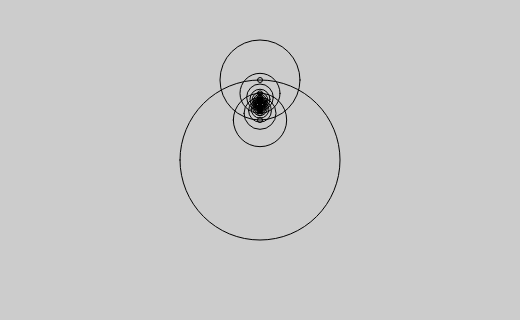
Frame 1 (no input)
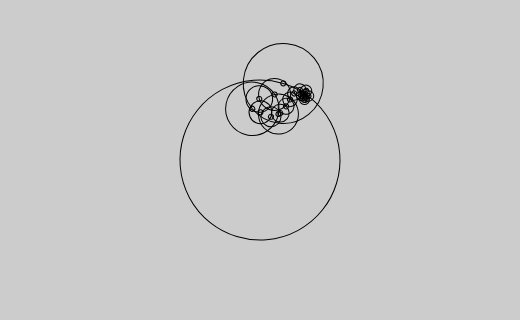
Frame 60 (no input)
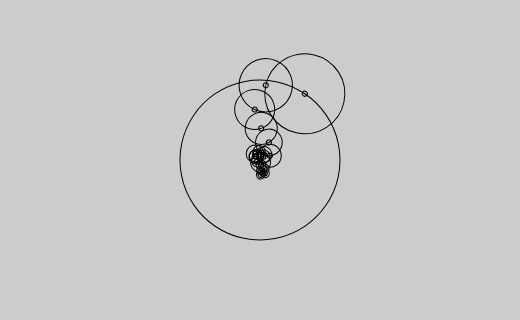
Frame 120 (the mouse pressed at the canvas centre since frame 60)

The p5.js sketch that drew these frames (run headless with seeded random() and noise() and a simulated clock; from frame 60 on, the mouse is pressed at the canvas centre):

// p5.js sketch
// ── sketch.js
let NUMSINES = 20; // cuántas partículas podemos hacer al mismo tiempo?
let sines = new Array(NUMSINES); // un arreglo para almacenar todos los ángulos actuales
let rad; // un valor de radio inicial para la sinusoide central
let i; // una variable contador

// juega con estos valores para entender lo que está pasando:
let fund = 0.005; // la velocidad de la sinusoide central
let ratio = 1; // ¿cuál es el multiplicador de velocidad por cada sinusoide adicional?
let alpha = 50; // cuán opaco es el sistema de trazado

let trace = false; // ¿estamos trazando?

function setup() {
  createCanvas(520, 320);

  rad = height / 4; // calcular radio del círculo central
  background(204); // limpiar la pantalla

  for (let i = 0; i < sines.length; i++) {
    sines[i] = PI; // inicializar cada uno en dirección norte
  }
}

function draw() {
  if (!trace) {
    background(204); // limpiar pantalla si es necesario
    stroke(0, 255); // lápiz negro
    noFill(); // sin relleno
  }

  // ACCION PRINCIPAL
  push(); // empezar una matriz de transformación
  translate(width / 2, height / 2); // mover al centro de la pantalla

  for (let i = 0; i < sines.length; i++) {
    let erad = 0; // radio del "punto" pequeño dentro del círculo... este es el "lápiz" para trazar
    // configuración de trazado
    if (trace) {
      stroke(0, 0, 255 * (float(i) / sines.length), alpha); // azul
      fill(0, 0, 255, alpha / 2); // también azul
      erad = 5.0 * (1.0 - float(i) / sines.length); // ancho del lápiz dependerá de la sinusoide
    }
    let radius = rad / (i + 1); // radio del círculo
    rotate(sines[i]); // rotar círculo
    if (!trace) ellipse(0, 0, radius * 2, radius * 2); // si estamos simulando, dibujar la sinusoide
    push(); // subir un nivel
    translate(0, radius); // moverse al borde de la sinusoide
    if (!trace) ellipse(0, 0, 5, 5); // dibujar un círculo pequeño
    if (trace) ellipse(0, 0, erad, erad); // dibujar con erad si estamos trazando
    pop(); // bajar un nivel
    translate(0, radius); // moverse a la posición de la siguiente sinusoide
    sines[i] = (sines[i] + (fund + (fund * i * ratio))) % TWO_PI; // actualizar ángulo basado en la fundamental
  }

  pop(); // bajar a la transformación final

}

function keyReleased() {
  if (key==' ') {
    trace = !trace;
    background(255);
  }
}
